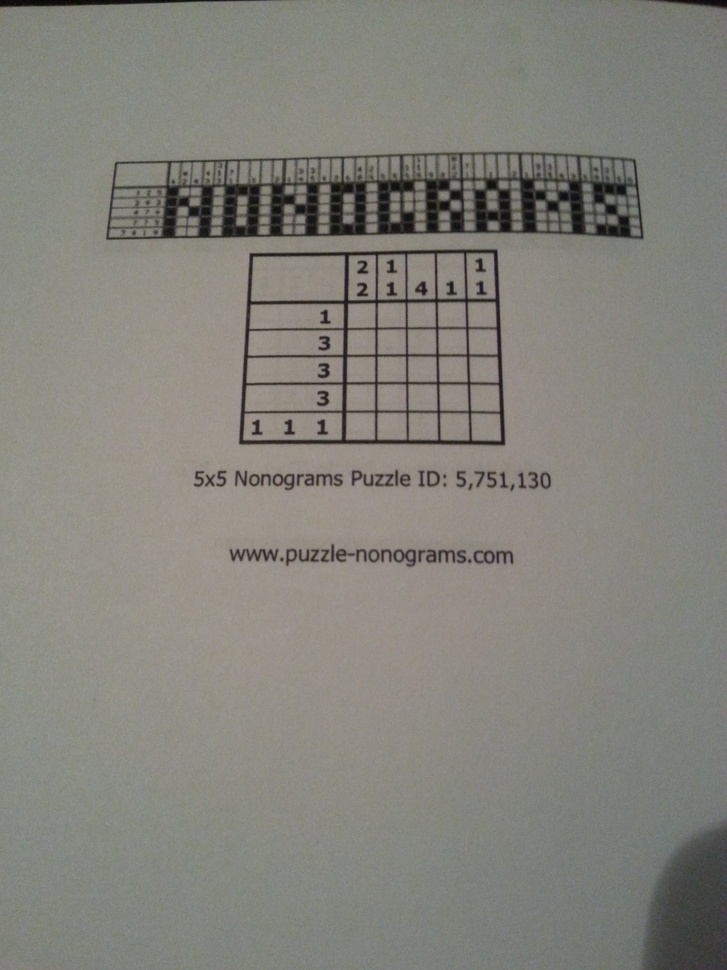
#> input picture test/I8750/imgs_05x05/img_00.jpg, 727 x 970 px, shrunk from 2448 x 3264 before the run
$ python -i line_dectector_fn.py   (imports and definitions only)
#> lines starting #> are read from the running program, lines starting #| are printed output that depends on the picture; after the words box and inside, x2 and y2 are one past the last pixel; in counts of white or black regions, pixels touching at a corner belong together
import cv2
import numpy as np

def extract_lines_easy(image_path):
    # 1. Đọc ảnh và chuyển sang chế độ xám (Grayscale)
#> called with image_path = '../../test/I8750/imgs_05x05/img_00.jpg'
    img = cv2.imread(image_path, cv2.IMREAD_GRAYSCALE)

    # 2. Nhị phân hóa (Binarization) và đảo ngược màu (Nền đen, nét trắng)
    _, thresh = cv2.threshold(img, 128, 255, cv2.THRESH_BINARY_INV | cv2.THRESH_OTSU)
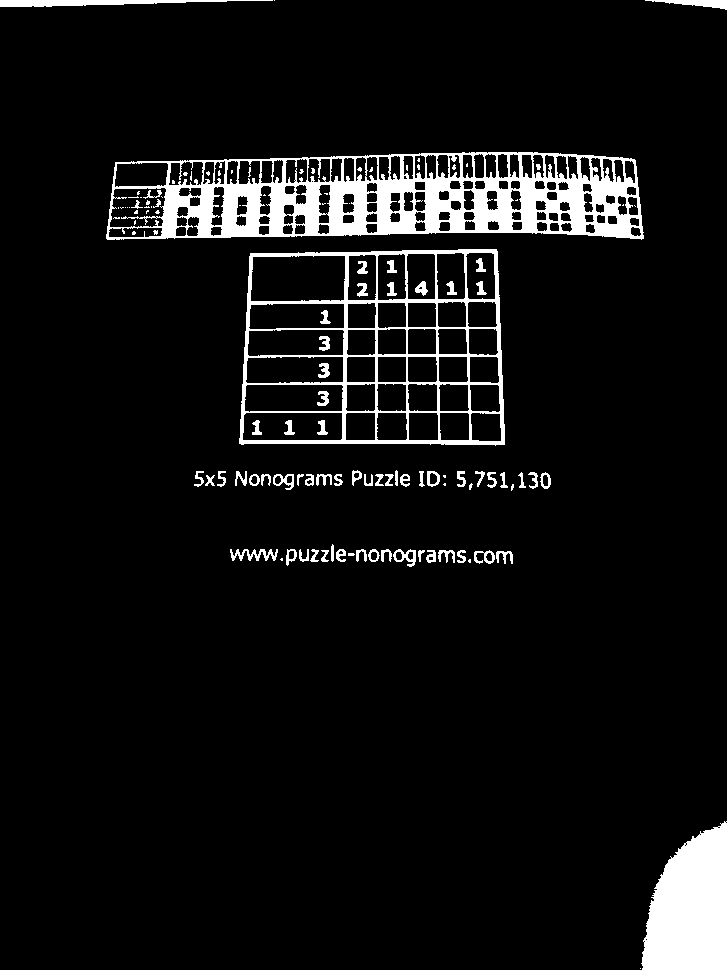
#> thresh: shape (970, 727); 7% white; 119 white regions (52 under 20 px), largest, box (x1, y1, x2, y2) and area: (106, 152, 644, 240) 23312, (641, 821, 727, 970) 9706, (239, 249, 505, 446) 9228

    # 3. Định nghĩa các Kernel (Cái khuôn)
    # Khuôn nằm ngang (Rộng 40 pixel, cao 1 pixel)
    horizontal_kernel = cv2.getStructuringElement(cv2.MORPH_RECT, (40, 1))
    # Khuôn thẳng đứng (Rộng 1 pixel, cao 40 pixel)
    vertical_kernel = cv2.getStructuringElement(cv2.MORPH_RECT, (1, 40))

    # 4. Áp dụng Phép Mở (Morphological Open) để lọc nét
    horizontal_lines = cv2.morphologyEx(thresh, cv2.MORPH_OPEN, horizontal_kernel)
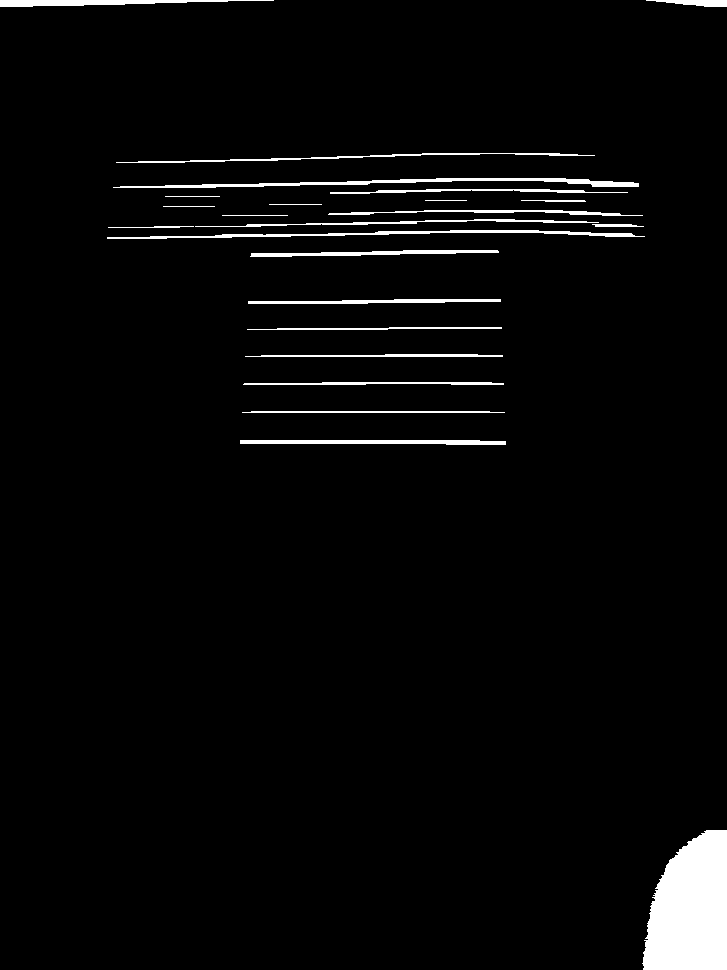
#> horizontal_lines: shape (970, 727); 3.2% white; 24 white regions, largest, box (x1, y1, x2, y2) and area: (642, 830, 727, 970) 9473, (113, 178, 639, 188) 1766, (107, 230, 645, 239) 1458
    vertical_lines = cv2.morphologyEx(thresh, cv2.MORPH_OPEN, vertical_kernel)
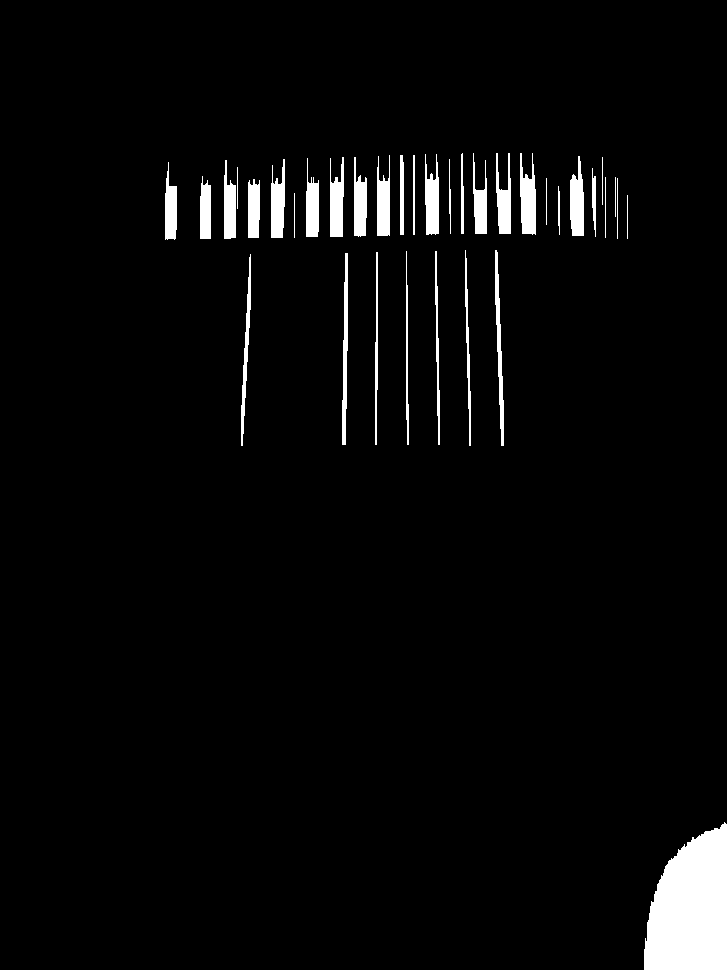
#> vertical_lines: shape (970, 727); 3.6% white; 36 white regions, largest, box (x1, y1, x2, y2) and area: (644, 822, 727, 970) 9531, (520, 153, 536, 235) 950, (570, 156, 584, 236) 845

    # 5. Gộp nét ngang và dọc lại thành một lưới hoàn chỉnh (ví dụ: khung bảng)
    grid = cv2.add(horizontal_lines, vertical_lines)
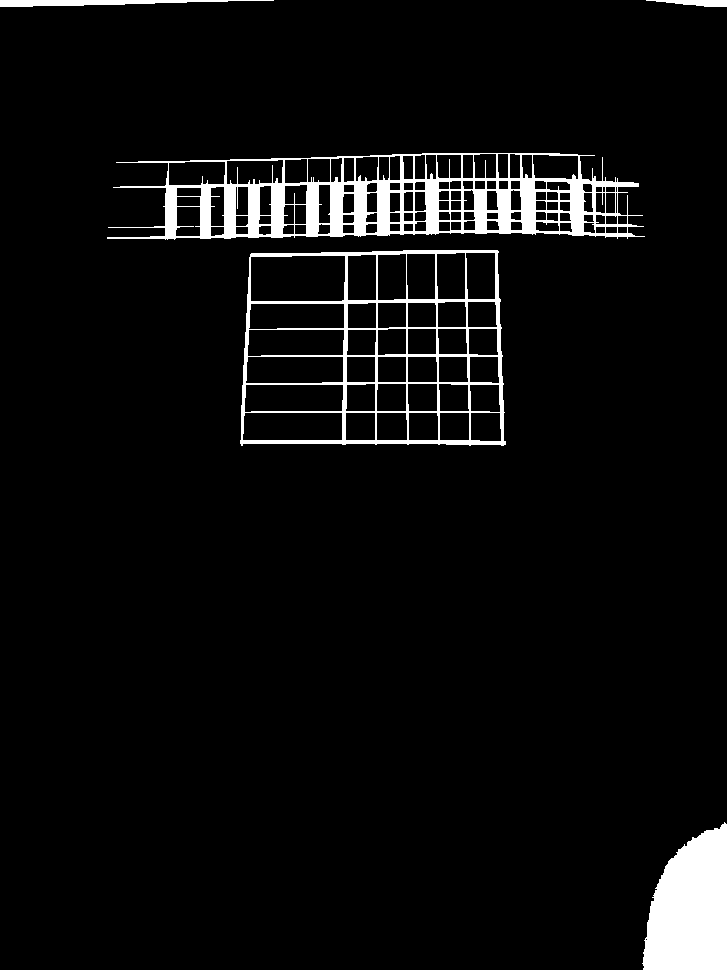
#> grid: shape (970, 727); 5.1% white; 5 white regions, box (x1, y1, x2, y2) and area: (107, 153, 645, 240) 16613, (642, 822, 727, 970) 9586, (240, 250, 506, 446) 8547, (0, 0, 274, 7) 1086, (646, 0, 727, 7) 363

    return grid

>>> result = extract_lines_easy('../../test/I8750/imgs_05x05/img_00.jpg')

$ run again, on test/I8750/imgs_05x05/img_01.jpg
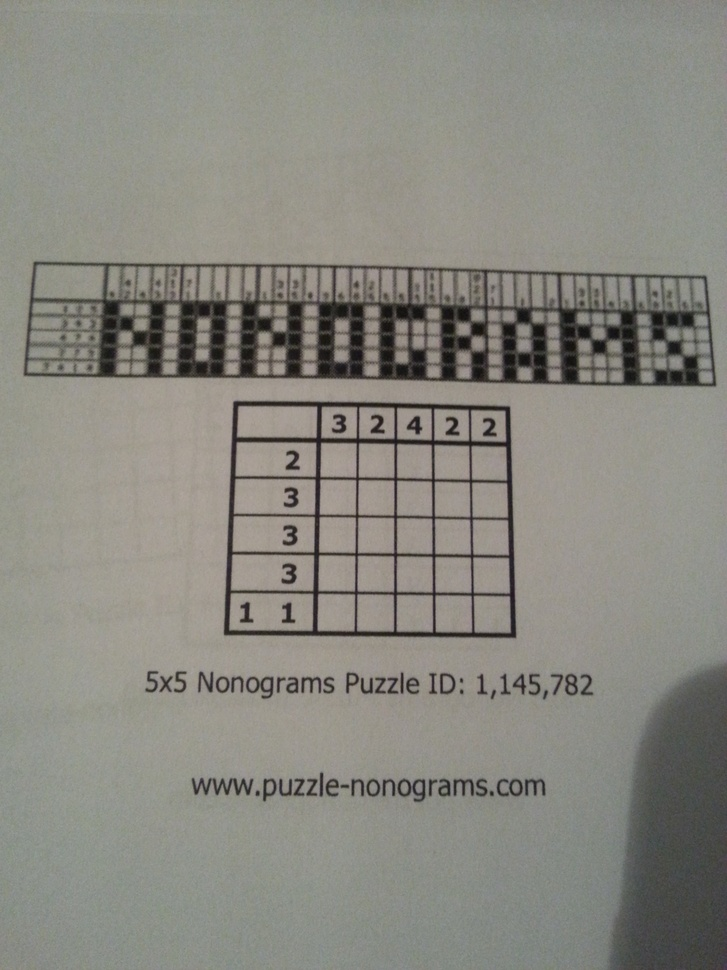
#> input picture test/I8750/imgs_05x05/img_01.jpg, 727 x 970 px, shrunk from 2448 x 3264 before the run
#> in extract_lines_easy, `_, thresh = cv2.threshold(img, 128, 255, cv2.THRESH_BINARY_INV | cv2.T..`:
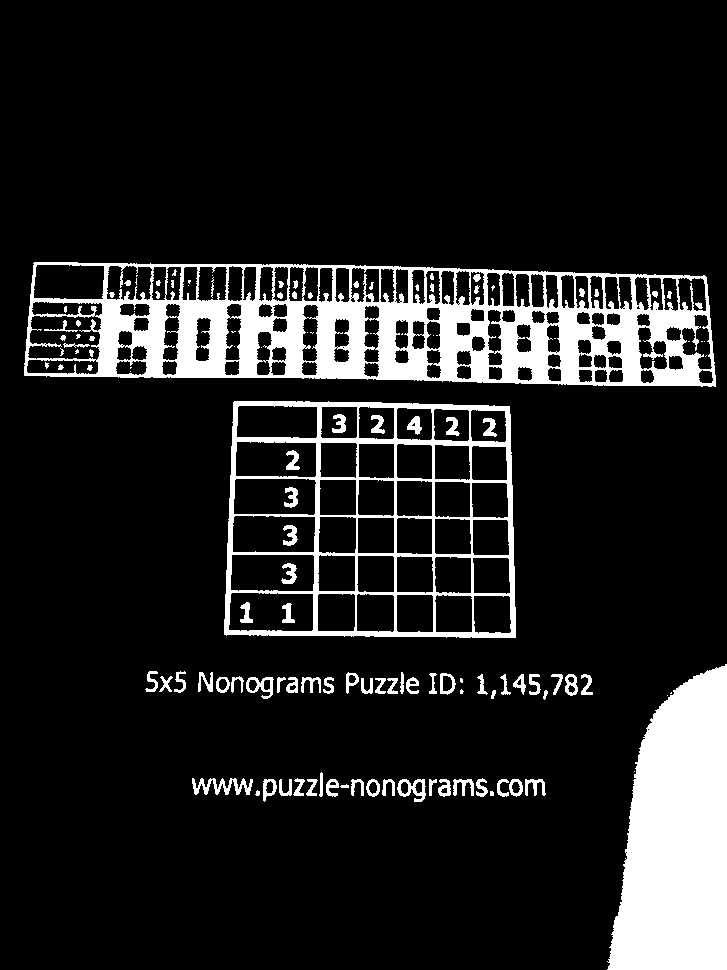
#> thresh: shape (970, 727); 12.8% white; 128 white regions (36 under 20 px), largest, box (x1, y1, x2, y2) and area: (24, 262, 716, 387) 40150, (607, 664, 727, 970) 27827, (224, 401, 516, 638) 13278
#> horizontal_lines: shape (970, 727); 7% white; 15 white regions, largest, box (x1, y1, x2, y2) and area: (608, 671, 727, 970) 27455, (25, 352, 717, 386) 6264, (31, 299, 711, 328) 5764
#> vertical_lines: shape (970, 727); 7.8% white; 36 white regions, largest, box (x1, y1, x2, y2) and area: (611, 665, 727, 970) 27580, (558, 273, 578, 386) 1573, (240, 265, 259, 379) 1545
#> in extract_lines_easy, `grid = cv2.add(horizontal_lines, vertical_lines)`:
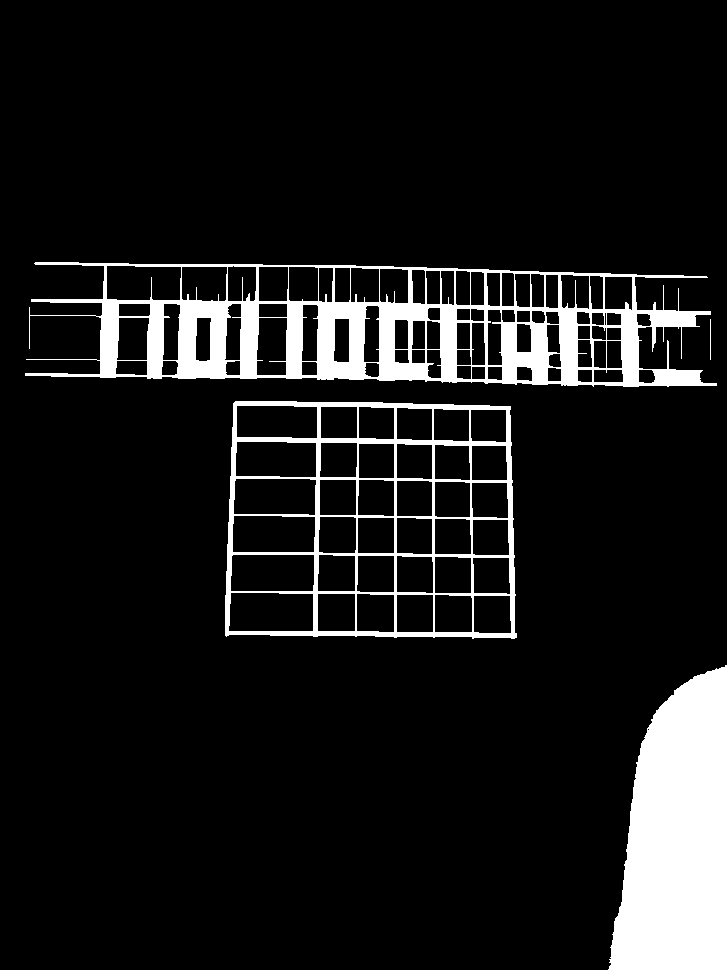
#> grid: shape (970, 727); 10% white; 4 white regions, box (x1, y1, x2, y2) and area: (25, 262, 717, 387) 30553, (608, 665, 727, 970) 27652, (225, 401, 517, 639) 12605, (710, 319, 711, 360) 41

$ run again, on test/I8750/imgs_05x05/img_02.jpg
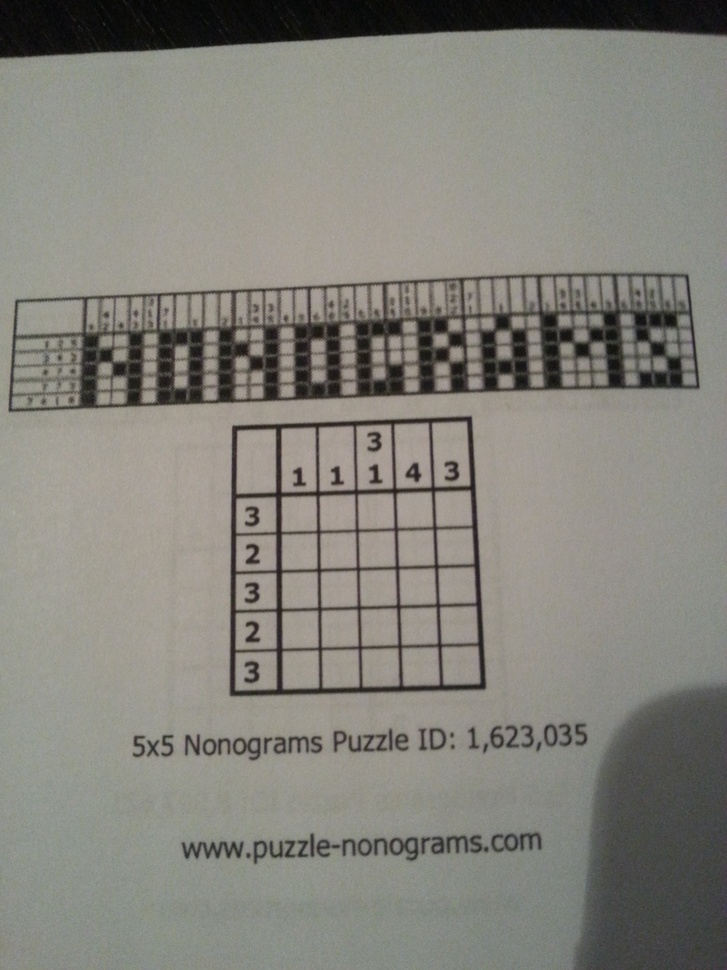
#> input picture test/I8750/imgs_05x05/img_02.jpg, 727 x 970 px, shrunk from 2448 x 3264 before the run
#> in extract_lines_easy, `_, thresh = cv2.threshold(img, 128, 255, cv2.THRESH_BINARY_INV | cv2.T..`:
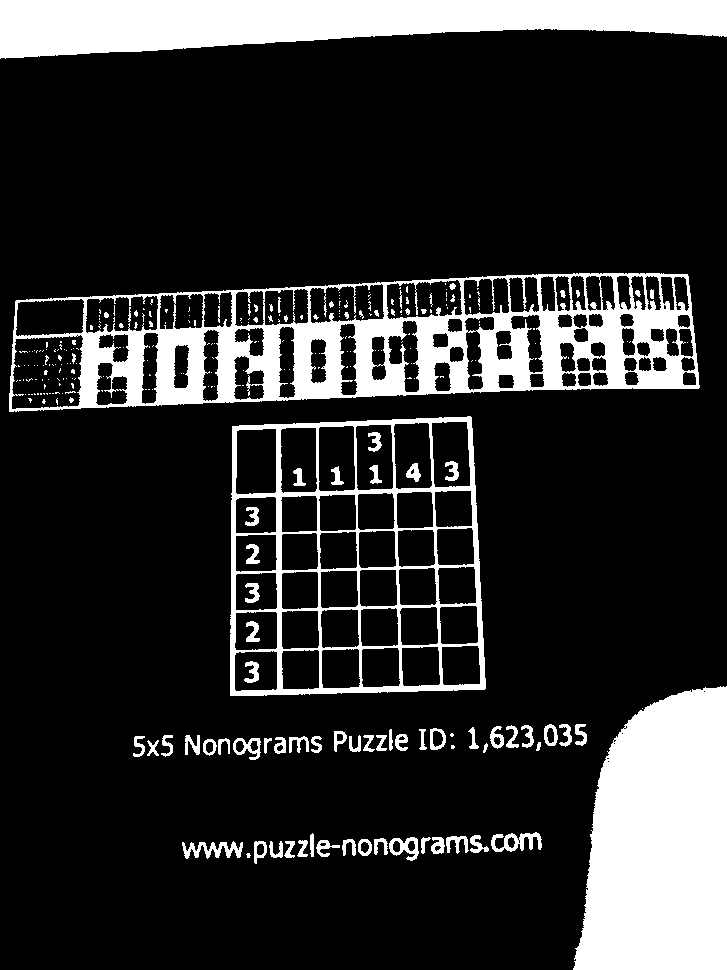
#> thresh: shape (970, 727); 17.7% white; 280 white regions (195 under 20 px), largest, box (x1, y1, x2, y2) and area: (9, 273, 700, 412) 36264, (573, 686, 727, 970) 35757, (0, 0, 727, 59) 29363
#> horizontal_lines: shape (970, 727); 11.8% white; 20 white regions, largest, box (x1, y1, x2, y2) and area: (574, 688, 727, 970) 35408, (0, 0, 727, 58) 29318, (10, 360, 701, 410) 5553
#> vertical_lines: shape (970, 727); 13.1% white; 39 white regions, largest, box (x1, y1, x2, y2) and area: (577, 687, 727, 970) 35456, (0, 0, 727, 60) 30090, (539, 275, 561, 391) 1624
#> in extract_lines_easy, `grid = cv2.add(horizontal_lines, vertical_lines)`:
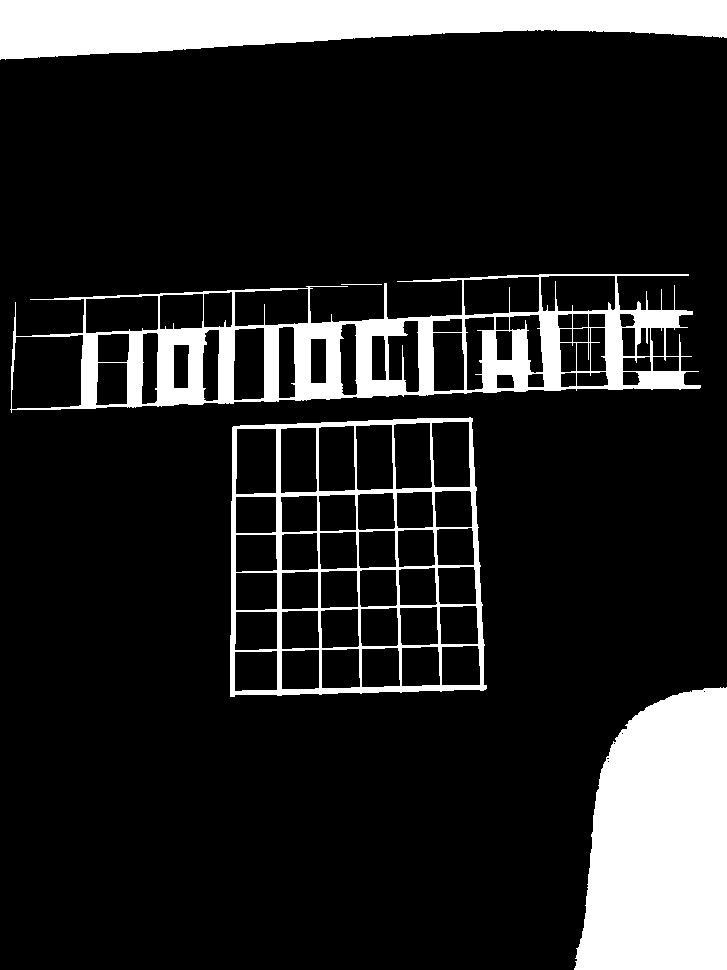
#> grid: shape (970, 727); 15% white; 5 white regions, box (x1, y1, x2, y2) and area: (574, 687, 727, 970) 35564, (0, 0, 727, 60) 30090, (10, 274, 701, 413) 27245, (230, 417, 487, 697) 12652, (341, 284, 382, 285) 41
